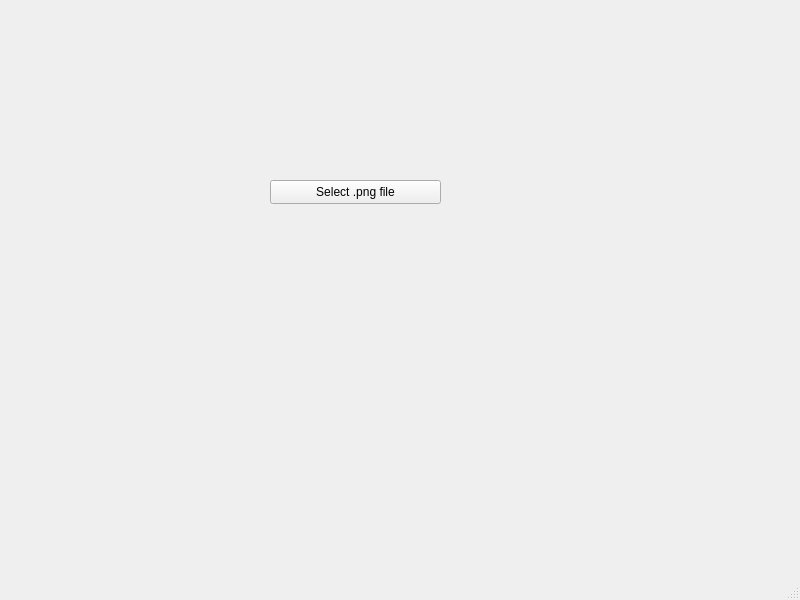
<?xml version="1.0" encoding="UTF-8"?>
<ui version="4.0">
 <class>PNGWindow</class>
 <widget class="QMainWindow" name="PNGWindow">
  <property name="geometry">
   <rect>
    <x>0</x>
    <y>0</y>
    <width>800</width>
    <height>600</height>
   </rect>
  </property>
  <property name="windowTitle">
   <string>MainWindow</string>
  </property>
  <widget class="QWidget" name="centralwidget">
   <widget class="QPushButton" name="selectFileButton">
    <property name="geometry">
     <rect>
      <x>270</x>
      <y>180</y>
      <width>171</width>
      <height>24</height>
     </rect>
    </property>
    <property name="text">
     <string>Select .png file</string>
    </property>
   </widget>
  </widget>
  <widget class="QMenuBar" name="menubar">
   <property name="geometry">
    <rect>
     <x>0</x>
     <y>0</y>
     <width>800</width>
     <height>21</height>
    </rect>
   </property>
  </widget>
  <widget class="QStatusBar" name="statusbar"/>
 </widget>
 <resources/>
 <connections/>
</ui>
